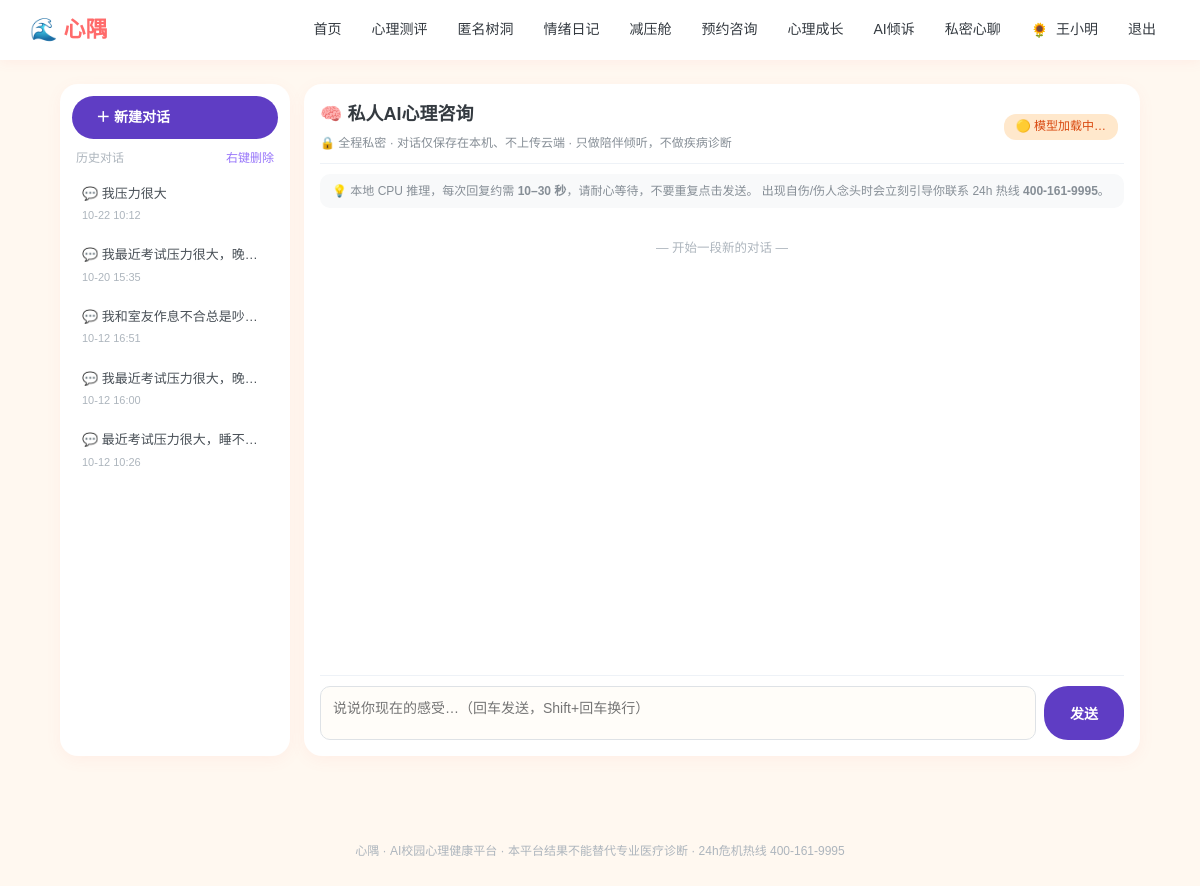
Before: /rag_chat (signed in) with the older database file.
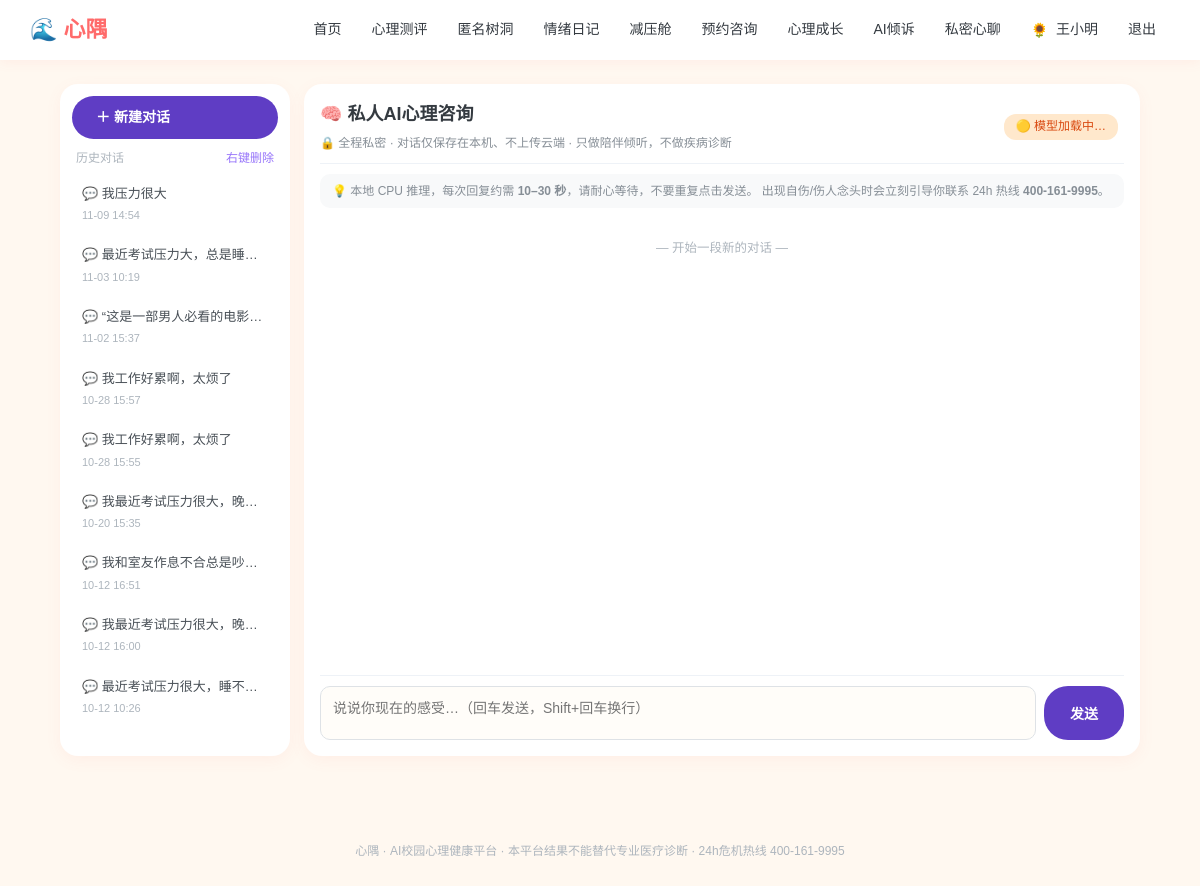
After: the same page with the newer database file.
### models.py (models this page shows)
class RAGSession(db.Model):
    __tablename__ = "rag_sessions"
    id = db.Column(db.Integer, primary_key=True)
    user_id = db.Column(db.Integer, db.ForeignKey("users.id"))
    title = db.Column(db.String(128), default="新对话")
    created_at = db.Column(db.DateTime, default=datetime.now)
    last_at = db.Column(db.DateTime, default=datetime.now)

### app.py (the view)
@app.route("/rag_chat")
@login_required()
def rag_chat_page(u):
    sid = request.args.get("sid", type=int)
    cur = None
    msgs = []
    if sid:
        cur = RAGSession.query.filter_by(id=sid, user_id=u.id).first()
        if cur:
            msgs = RAGMessage.query.filter_by(session_id=cur.id).order_by(RAGMessage.id).all()
    sessions = RAGSession.query.filter_by(user_id=u.id).order_by(RAGSession.last_at.desc()).limit(30).all()
    return render_template("rag_chat.html", u=u, rag_status=rag_counselor.status(),
                           sessions=sessions, cur=cur, msgs=msgs)

### app.py (called while the page is built)
def login_required(role=None):
    def decor(f):
        @wraps(f)
        def wrapper(*args,**kwargs):
            uid = session.get("uid")
            if not uid:
                return redirect(url_for("login", next=request.path))
            u = db.session.get(User, uid)
            if not u:
                session.clear()
                return redirect(url_for("login"))
            if not u.profile_completed and request.endpoint not in (
                    "profile", "logout", "static", "avatar_upload"):
                flash("首次登录请先完善你的基本信息", "warn")
                return redirect(url_for("profile"))
            if role and u.role != role:
                flash("该页面需要相应权限", "warn")
                return redirect(url_for("index"))
            return f(u, *args, **kwargs)
        return wrapper
    return decor

### rag_counselor.py (called while the page is built)
def status():
    return {"ready": _bundle["ready"],"error": _bundle["error"],"model_path_exists": MODEL_PATH.exists(),
        "model_size_mb": round(MODEL_PATH.stat().st_size / 1024 / 1024, 1) if MODEL_PATH.exists() else 0,
        "kb_chunks": len(_bundle["chunks"]) if _bundle["chunks"] else 0,}

### templates/rag_chat.html (shortened to what this page needs)
{% extends "base.html" %}
{% block body %}
<div style="display:flex;gap:14px;max-width:1080px;margin:14px auto;height:calc(100vh - 110px)">
  <div class="card" style="width:230px;flex-shrink:0;display:flex;flex-direction:column;padding:12px;overflow:hidden">
    <a href="{{ url_for('rag_chat_page') }}" class="btn" style="width:100%;margin-bottom:10px;background:#5f3dc4;color:#fff">＋ 新建对话</a>
    <div style="font-size:12px;color:#adb5bd;padding:0 4px 6px;display:flex;justify-content:space-between;align-items:center"><span>历史对话</span><span style="color:#9775fa;cursor:help" title="在某条对话上点击鼠标右键即可删除">右键删除</span></div>
    <div id="sessionList" style="flex:1;overflow-y:auto;display:flex;flex-direction:column;gap:4px">
      {% for s in sessions %}
      <a href="{{ url_for('rag_chat_page', sid=s.id) }}"
         class="rag-sess {% if cur and cur.id==s.id %}active{% endif %}"
         data-sid="{{ s.id }}">
        <div style="font-size:13px;overflow:hidden;text-overflow:ellipsis;white-space:nowrap">💬 {{ s.title }}</div>
        <div style="font-size:11px;color:#adb5bd;margin-top:2px">{{ s.last_at.strftime('%m-%d %H:%M') }}</div>
      </a>
      {% else %}
      <div style="font-size:12px;color:#ced4da;text-align:center;padding:20px 4px">暂无历史对话</div>
      {% endfor %}
    </div>
  </div>
  <div class="card" style="flex:1;display:flex;flex-direction:column;padding:16px;overflow:hidden">
    <div style="display:flex;justify-content:space-between;align-items:center;padding-bottom:10px;border-bottom:1px solid #eef2f7">
      <div>
        <h2 style="margin:0;font-size:18px">🧠 私人AI心理咨询</h2>
        <p style="margin:4px 0 0;font-size:12px;color:#868e96">
          🔒 全程私密 · 对话仅保存在本机、不上传云端 · 只做陪伴倾听，不做疾病诊断
        </p>
      </div>
      <span id="ragStatus" class="tag {{ 'tag-blue' if rag_status.ready else 'tag-orange' }}">
        {{ '🟢 模型已就绪' if rag_status.ready else '🟡 模型加载中…' }}
      </span>
    </div>
    <div style="background:#f8f9fa;padding:8px 12px;border-radius:10px;margin:10px 0;font-size:12px;color:#868e96;line-height:1.5">
      💡 本地 CPU 推理，每次回复约需 <b>10–30 秒</b>，请耐心等待，不要重复点击发送。
      出现自伤/伤人念头时会立刻引导你联系 24h 热线 <b>400-161-9995</b>。
    </div>
    <div id="msgBox" style="flex:1;overflow-y:auto;padding:10px 4px;display:flex;flex-direction:column;gap:12px">
      {% if not msgs %}
      <div style="text-align:center;color:#adb5bd;font-size:12.5px;padding:10px">— 开始一段新的对话 —</div>
      {% endif %}
    </div>
    <div style="display:flex;gap:8px;padding-top:10px;border-top:1px solid #eef2f7">
      <textarea id="msgInput" rows="2" placeholder="说说你现在的感受…（回车发送，Shift+回车换行）"
        style="flex:1;padding:10px 12px;border:1.5px solid #dee2e6;border-radius:10px;font-size:14px;resize:none;font-family:inherit"></textarea>
      <button id="sendBtn" class="btn" style="align-self:stretch;background:#5f3dc4;color:#fff;min-width:80px">发送</button>
    </div>
  </div>
</div>
{% endblock %}

Changed rows visible on the page:
changed RAGSession "我压力很大": last_at "10-22 10:12" → "11-09 14:54"
added RAGSession: title "最近考试压力大，总是睡…", last_at "11-03 10:19"
added RAGSession: title "“这是一部男人必看的电影…", last_at "11-02 15:37"
added RAGSession: title "我工作好累啊，太烦了", last_at "10-28 15:57"
added RAGSession: title "我工作好累啊，太烦了", last_at "10-28 15:55"
